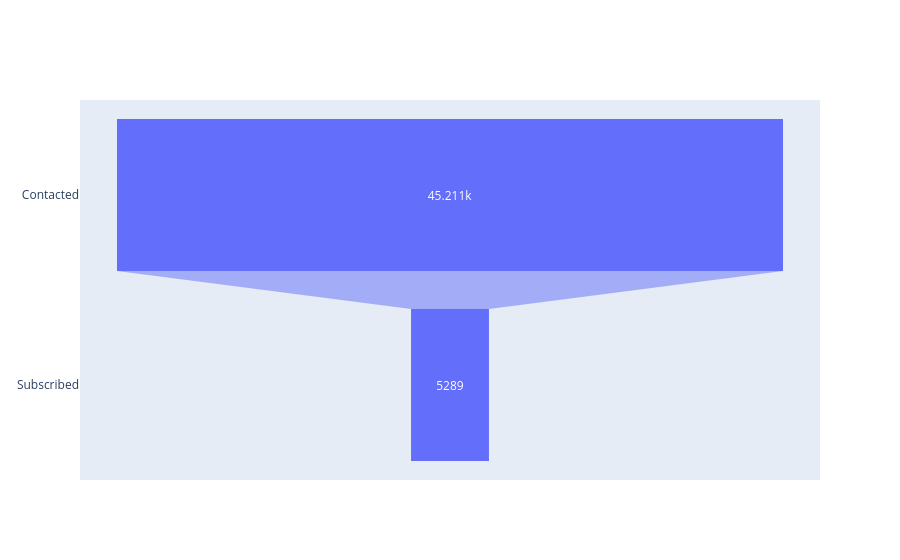

Notebook code cell kept with this figure:
### Code cell
import plotly.graph_objects as go

fig = go.Figure(go.Funnel(
    y = ["Contacted", "Subscribed"],
    x = [total_contacts, converted]
))

fig.show()

### Figure 1 — Plotly figure (JSON) as saved in the notebook; plotly's stock layout.template omitted (floating-point values rounded to 4 significant figures)
{"data": [{"type": "funnel", "x": [45211, 5289], "y": ["Contacted", "Subscribed"]}], "layout": {}}
